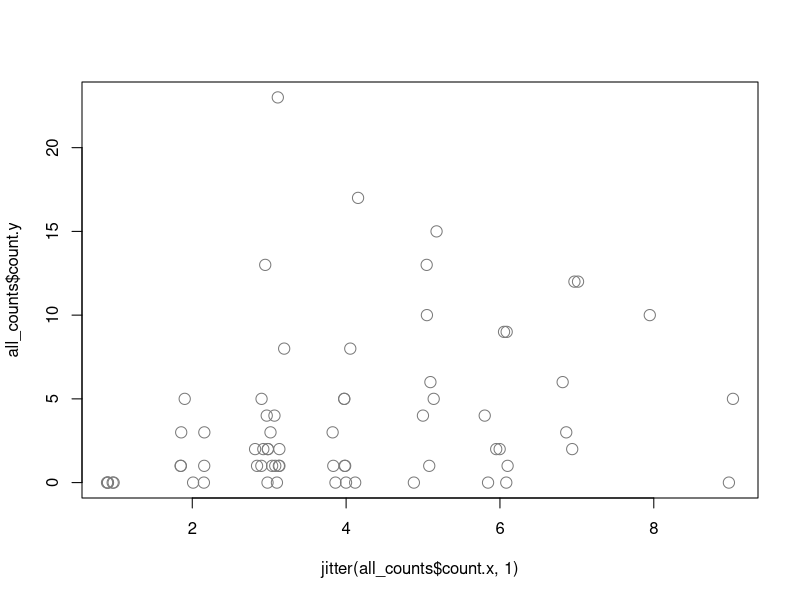
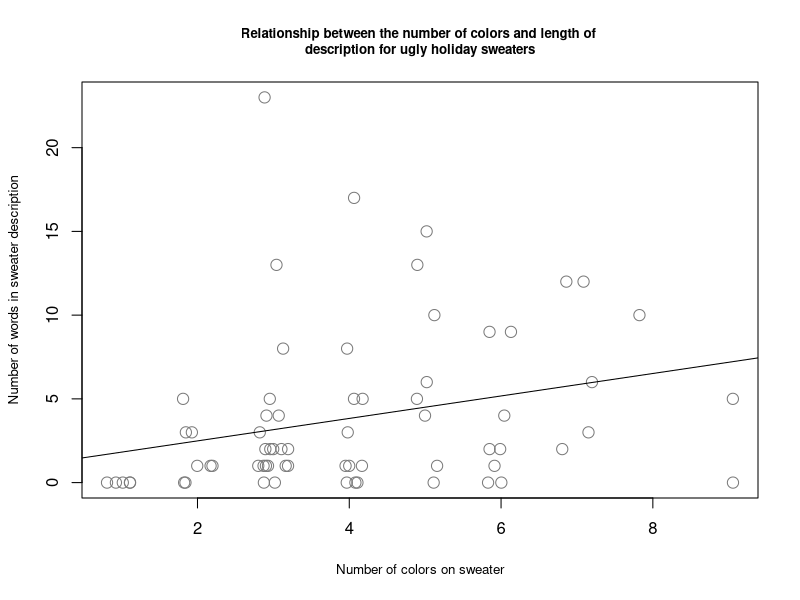

Write the R code that produced these figures, in order.
# Some dplyr vs. base R comparisions: https://cran.r-project.org/web/packages/dplyr/vignettes/base.html

##~~~~~~~~~~~~~~~~~~~~~~~~~~~~~~~~~~~~~~~~~~~~~~~~~~~~~~~~~~~~~~~~~~~~~~~~~~~~~~
##~~~~~~~~~~~~~~~~~~~~~~~~~~~~~~~~~~~~~~~~~~~~~~~~~~~~~~~~~~~~~~~~~~~~~~~~~~~~~~
##                                                                            ~~
##                        STEP 1: LOAD PACKAGES & DATA                      ----
##                                                                            ~~
##~~~~~~~~~~~~~~~~~~~~~~~~~~~~~~~~~~~~~~~~~~~~~~~~~~~~~~~~~~~~~~~~~~~~~~~~~~~~~~
##~~~~~~~~~~~~~~~~~~~~~~~~~~~~~~~~~~~~~~~~~~~~~~~~~~~~~~~~~~~~~~~~~~~~~~~~~~~~~~

#..........................load packages.........................

# no packages to load, we're using base R!

#..........................read in data..........................

sweaters <- read.csv("ugly_sweaters.csv")

##~~~~~~~~~~~~~~~~~~~~~~~~~~~~~~~~~~~~~~~~~~~~~~~~~~~~~~~~~~~~~~~~~~~~~~~~~~~~~~
##~~~~~~~~~~~~~~~~~~~~~~~~~~~~~~~~~~~~~~~~~~~~~~~~~~~~~~~~~~~~~~~~~~~~~~~~~~~~~~
##                                                                            ~~
##                        STEP 2: WRANGLE/PROCESS DATA                      ----
##                                                                            ~~
##~~~~~~~~~~~~~~~~~~~~~~~~~~~~~~~~~~~~~~~~~~~~~~~~~~~~~~~~~~~~~~~~~~~~~~~~~~~~~~
##~~~~~~~~~~~~~~~~~~~~~~~~~~~~~~~~~~~~~~~~~~~~~~~~~~~~~~~~~~~~~~~~~~~~~~~~~~~~~~

#................filter hs_tf for 'Yes' responses................

sweaters_yes_option1 <- subset(sweaters, hs_tf == "Yes")
sweaters_yes_option2 <- sweaters[which(sweaters$hs_tf == "Yes"), , drop = FALSE]

##~~~~~~~~~~~~~~~~~~~~~~~~~~~~~~~~~~~~~~~~~~~~~~~~~~~~~~~~~~~~~~~~~~~~~~~~~~~~~~
##                            count sweater colors                          ----
##~~~~~~~~~~~~~~~~~~~~~~~~~~~~~~~~~~~~~~~~~~~~~~~~~~~~~~~~~~~~~~~~~~~~~~~~~~~~~~

#..................tidy colors (1 color per row).................

# separate by ','
sweater_colors_list1 <- strsplit(sweaters_yes_option1$colors, split = c(", "))
sweater_colors1 <- data.frame(sweater = rep(sweaters_yes_option1$sweater, sapply(sweater_colors_list1, length)), colors = unlist(sweater_colors_list1))

# separate by 'and'
sweater_colors_list2 <- strsplit(sweater_colors1$colors, split = c(" and "))
sweater_colors2 <- data.frame(sweater = rep(sweater_colors1$sweater, sapply(sweater_colors_list2, length)), colors = unlist(sweater_colors_list2))

#..............group by sweaterID and count colors...............

color_counts <- aggregate(cbind(count = colors) ~ sweater, 
          data = sweater_colors2, 
          FUN = function(x){NROW(x)})

##~~~~~~~~~~~~~~~~~~~~~~~~~~~~~~~~~~~~~~~~~~~~~~~~~~~~~~~~~~~~~~~~~~~~~~~~~~~~~~
##                      count sweater description words                     ----
##~~~~~~~~~~~~~~~~~~~~~~~~~~~~~~~~~~~~~~~~~~~~~~~~~~~~~~~~~~~~~~~~~~~~~~~~~~~~~~

#..................tidy descriptions (1 word per row).................

# separate by ' '
sweater_words_list <- strsplit(sweaters_yes_option1$image_desc, split = c(" "))
sweater_words <- data.frame(sweater = rep(sweaters_yes_option1$sweater, sapply(sweater_words_list, length)), words = unlist(sweater_words_list))

#..............group by sweaterID and count colors...............

word_counts <- aggregate(cbind(count = words) ~ sweater, 
                          data = sweater_words, 
                          FUN = function(x){NROW(x)})

##~~~~~~~~~~~~~~~~~~~~~~~~~~~~~~~~~~~~~~~~~~~~~~~~~~~~~~~~~~~~~~~~~~~~~~~~~~~~~~
##                                  join dfs                                ----
##~~~~~~~~~~~~~~~~~~~~~~~~~~~~~~~~~~~~~~~~~~~~~~~~~~~~~~~~~~~~~~~~~~~~~~~~~~~~~~

all_counts <- merge(x = color_counts, y = word_counts, by = "sweater", all = TRUE)
all_counts[is.na(all_counts)] = 0

##~~~~~~~~~~~~~~~~~~~~~~~~~~~~~~~~~~~~~~~~~~~~~~~~~~~~~~~~~~~~~~~~~~~~~~~~~~~~~~
##~~~~~~~~~~~~~~~~~~~~~~~~~~~~~~~~~~~~~~~~~~~~~~~~~~~~~~~~~~~~~~~~~~~~~~~~~~~~~~
##                                                                            ~~
##                           STEP 3: VISUALIZE DATA                         ----
##                                                                            ~~
##~~~~~~~~~~~~~~~~~~~~~~~~~~~~~~~~~~~~~~~~~~~~~~~~~~~~~~~~~~~~~~~~~~~~~~~~~~~~~~
##~~~~~~~~~~~~~~~~~~~~~~~~~~~~~~~~~~~~~~~~~~~~~~~~~~~~~~~~~~~~~~~~~~~~~~~~~~~~~~

 #.....convert count.x (color_counts) to numeric for plotting.....

all_counts$count.x <- as.numeric(all_counts$count.x)

#....................create basic scatterplot....................

plot(all_counts$count.y ~ jitter(all_counts$count.x, 1),
     pch = 1, cex = 1.5, col = "gray48")

#..............create slightly fancier scatterplot...............

# (doesn't include confidence intervals)
plot(all_counts$count.y ~ jitter(all_counts$count.x, 1),
     pch = 1, cex = 1.5, col = "gray48", 
     main = "Relationship between the number of colors and length of \ndescription for ugly holiday sweaters", cex.main = 0.8, 
     xlab = "Number of colors on sweater", ylab = "Number of words in sweater description", cex.lab = 0.8) 
abline(lm(formula = all_counts$count.y ~ all_counts$count.x))



